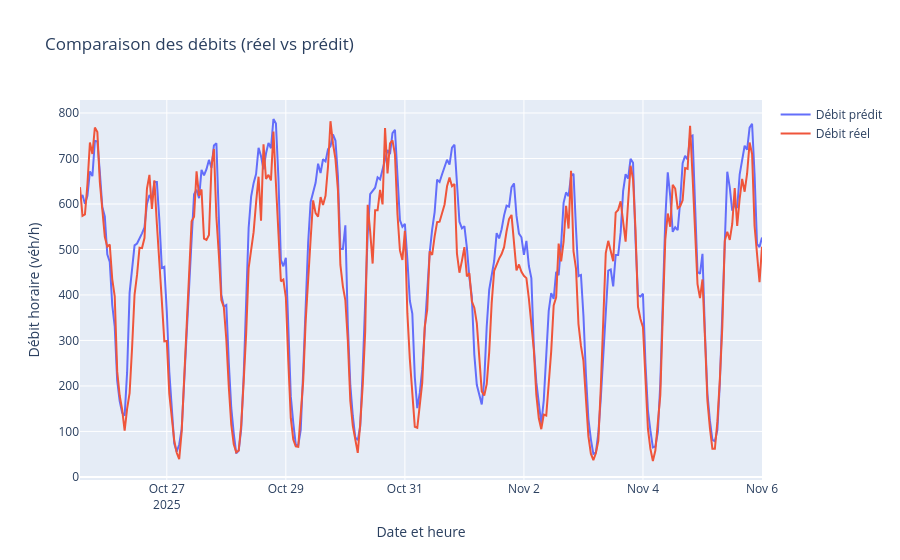

The cell this chart's notebook holds for it:
### Code cell
time_index = df_final.loc[X_test.index, 'Date et heure de comptage']

fig = go.Figure()
fig.add_trace(go.Scatter(
    x=time_index,
    y=y_pred,
    mode='lines',
    name='Débit prédit'
))
fig.add_trace(go.Scatter(
    x=time_index,
    y=y_test,
    mode='lines',
    name='Débit réel'
))

fig.update_layout(
    title="Comparaison des débits (réel vs prédit)",
    xaxis_title="Date et heure",
    yaxis_title="Débit horaire (véh/h)",
    hovermode='x unified'
)

fig.show()

### Figure 1 — Plotly figure (JSON) as saved in the notebook; plotly's stock layout.template omitted (floating-point values rounded to 4 significant figures; data arrays with more than 128 entries replaced by an {"elided": "..."} marker saying what was removed)
{"data": [{"mode": "lines", "name": "Débit prédit", "type": "scatter", "x": {"elided": "276 str values"}, "y": {"elided": "276 float values"}}, {"mode": "lines", "name": "Débit réel", "type": "scatter", "x": {"elided": "276 str values"}, "y": {"elided": "276 float values"}}], "layout": {"hovermode": "x unified", "title": {"text": "Comparaison des débits (réel vs prédit)"}, "xaxis": {"title": {"text": "Date et heure"}}, "yaxis": {"title": {"text": "Débit horaire (véh/h)"}}}}
